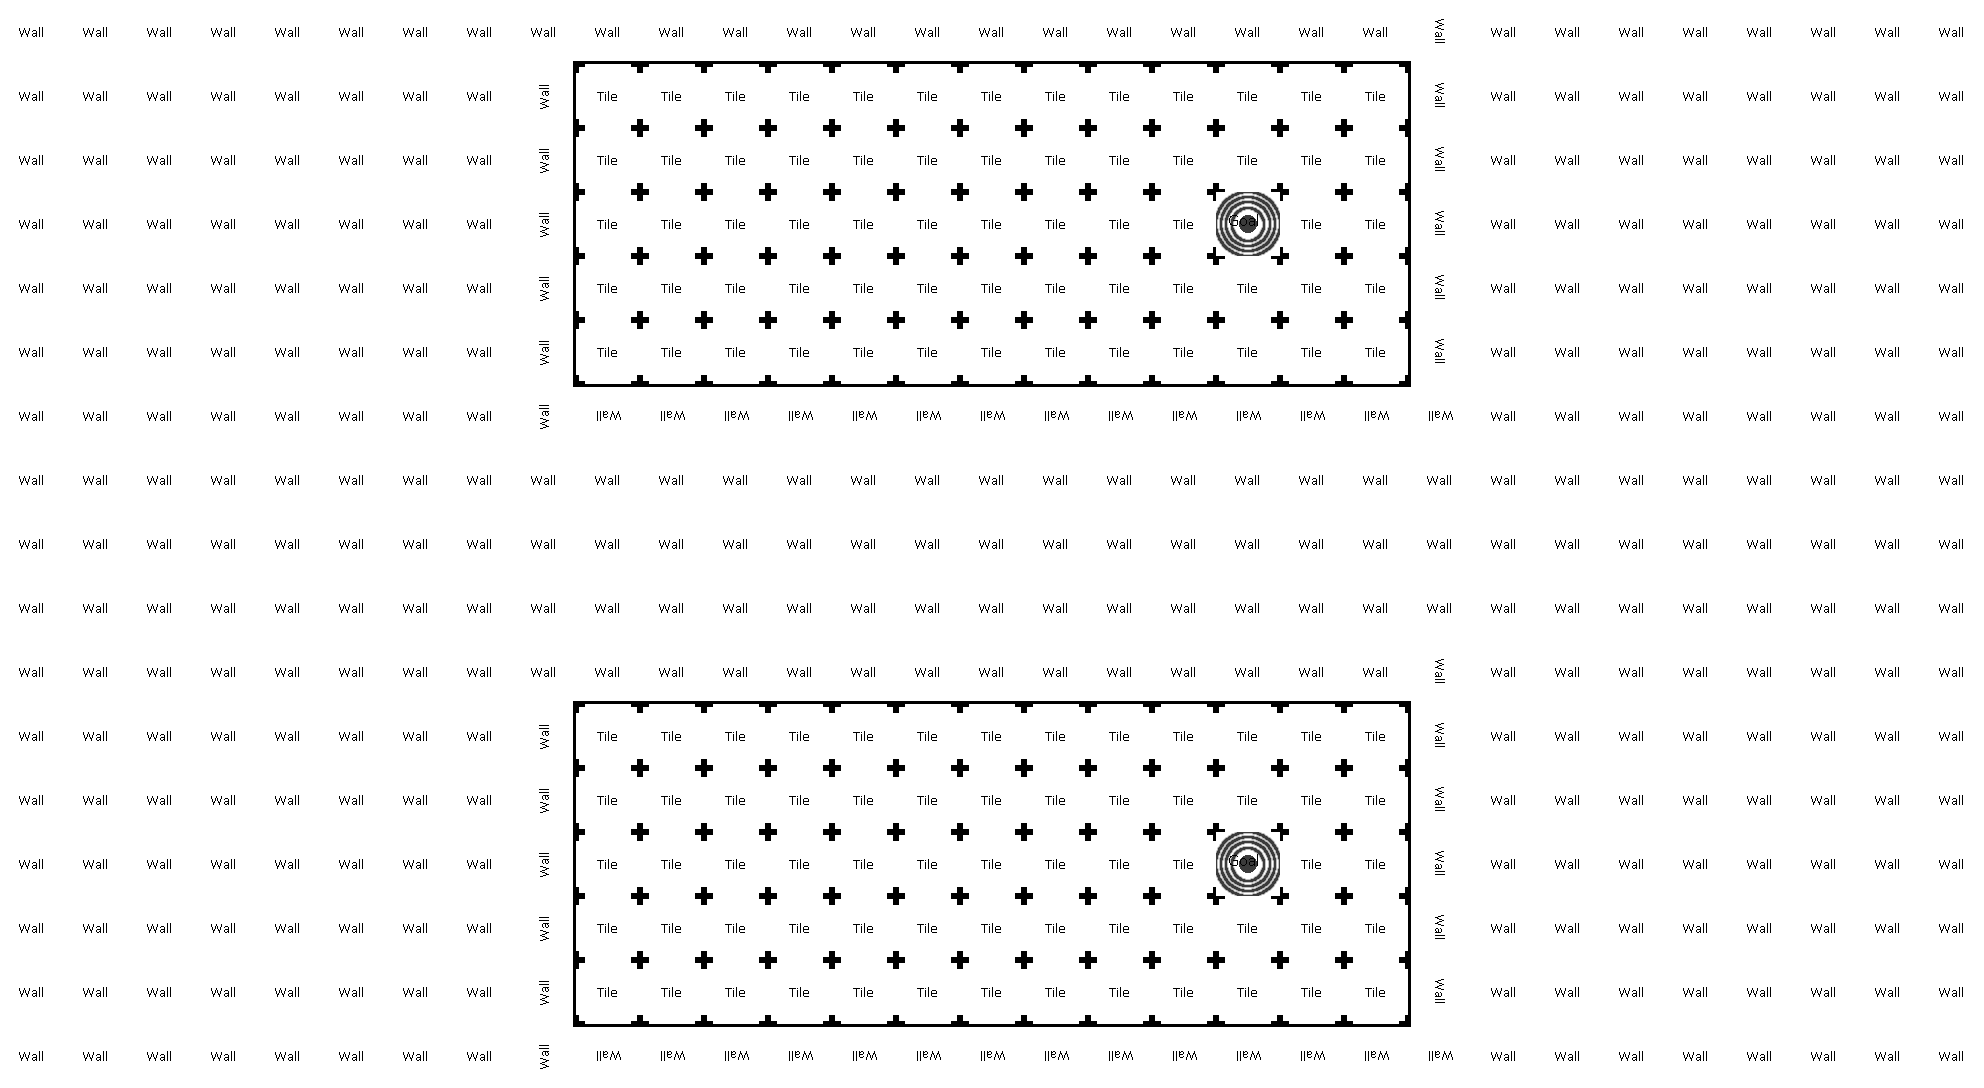

Below is a game level as drawn by its tile map, then a one-line description and the .tmx file that defines it, in full:
An orthogonal 31x17 tile map with 64x64 px tiles, 4 tile layers (floor, walls, goals, sources) and 5 objects.

<map version="1.4" tiledversion="1.4.3" orientation="orthogonal" renderorder="right-down" width="31" height="17" tilewidth="64" tileheight="64" infinite="0" nextlayerid="25" nextobjectid="22">
 <tileset firstgid="1" source="tileset.tsx" />
 <layer id="1" name="floor" width="31" height="17">
  <data encoding="csv">
12,12,12,12,12,12,12,12,12,12,12,12,12,12,12,12,12,12,12,12,12,12,12,12,12,12,12,12,12,12,12,
12,12,12,12,12,12,12,12,12,12,12,12,12,12,12,12,12,12,12,12,12,12,12,12,12,12,12,12,12,12,12,
12,12,12,12,12,12,12,12,12,12,12,12,12,12,12,12,12,12,12,12,12,12,12,12,12,12,12,12,12,12,12,
12,12,12,12,12,12,12,12,12,12,12,12,12,12,12,12,12,12,12,12,12,12,12,12,12,12,12,12,12,12,12,
12,12,12,12,12,12,12,12,12,12,12,12,12,12,12,12,12,12,12,12,12,12,12,12,12,12,12,12,12,12,12,
12,12,12,12,12,12,12,12,12,12,12,12,12,12,12,12,12,12,12,12,12,12,12,12,12,12,12,12,12,12,12,
12,12,12,12,12,12,12,12,12,12,12,12,12,12,12,12,12,12,12,12,12,12,12,12,12,12,12,12,12,12,12,
12,12,12,12,12,12,12,12,12,12,12,12,12,12,12,12,12,12,12,12,12,12,12,12,12,12,12,12,12,12,12,
12,12,12,12,12,12,12,12,12,12,12,12,12,12,12,12,12,12,12,12,12,12,12,12,12,12,12,12,12,12,12,
12,12,12,12,12,12,12,12,12,12,12,12,12,12,12,12,12,12,12,12,12,12,12,12,12,12,12,12,12,12,12,
12,12,12,12,12,12,12,12,12,12,12,12,12,12,12,12,12,12,12,12,12,12,12,12,12,12,12,12,12,12,12,
12,12,12,12,12,12,12,12,12,12,12,12,12,12,12,12,12,12,12,12,12,12,12,12,12,12,12,12,12,12,12,
12,12,12,12,12,12,12,12,12,12,12,12,12,12,12,12,12,12,12,12,12,12,12,12,12,12,12,12,12,12,12,
12,12,12,12,12,12,12,12,12,12,12,12,12,12,12,12,12,12,12,12,12,12,12,12,12,12,12,12,12,12,12,
12,12,12,12,12,12,12,12,12,12,12,12,12,12,12,12,12,12,12,12,12,12,12,12,12,12,12,12,12,12,12,
12,12,12,12,12,12,12,12,12,12,12,12,12,12,12,12,12,12,12,12,12,12,12,12,12,12,12,12,12,12,12,
12,12,12,12,12,12,12,12,12,12,12,12,12,12,12,12,12,12,12,12,12,12,12,12,12,12,12,12,12,12,12
</data>
 </layer>
 <layer id="2" name="walls" width="31" height="17">
  <data encoding="csv">
11,11,11,11,11,11,11,11,21,8,8,8,8,8,8,8,8,8,8,8,8,8,2684354581,11,11,11,11,11,11,11,11,
11,11,11,11,11,11,11,11,1610612744,0,0,0,0,0,0,0,0,0,0,0,0,0,2684354568,11,11,11,11,11,11,11,11,
11,11,11,11,11,11,11,11,1610612744,0,0,0,0,0,0,0,0,0,0,0,0,0,2684354568,11,11,11,11,11,11,11,11,
11,11,11,11,11,11,11,11,1610612744,0,0,0,0,0,0,0,0,0,0,0,0,0,2684354568,11,11,11,11,11,11,11,11,
11,11,11,11,11,11,11,11,1610612744,0,0,0,0,0,0,0,0,0,0,0,0,0,2684354568,11,11,11,11,11,11,11,11,
11,11,11,11,11,11,11,11,1610612744,0,0,0,0,0,0,0,0,0,0,0,0,0,2684354568,11,11,11,11,11,11,11,11,
11,11,11,11,11,11,11,11,1610612757,3221225480,3221225480,3221225480,3221225480,3221225480,3221225480,3221225480,3221225480,3221225480,3221225480,3221225480,3221225480,3221225480,3221225493,11,11,11,11,11,11,11,11,
11,11,11,11,11,11,11,11,11,11,11,11,11,11,11,11,11,11,11,11,11,11,11,11,11,11,11,11,11,11,11,
11,11,11,11,11,11,11,11,11,11,11,11,11,11,11,11,11,11,11,11,11,11,11,11,11,11,11,11,11,11,11,
11,11,11,11,11,11,11,11,11,11,11,11,11,11,11,11,11,11,11,11,11,11,11,11,11,11,11,11,11,11,11,
11,11,11,11,11,11,11,11,21,8,8,8,8,8,8,8,8,8,8,8,8,8,2684354581,11,11,11,11,11,11,11,11,
11,11,11,11,11,11,11,11,1610612744,0,0,0,0,0,0,0,0,0,0,0,0,0,2684354568,11,11,11,11,11,11,11,11,
11,11,11,11,11,11,11,11,1610612744,0,0,0,0,0,0,0,0,0,0,0,0,0,2684354568,11,11,11,11,11,11,11,11,
11,11,11,11,11,11,11,11,1610612744,0,0,0,0,0,0,0,0,0,0,0,0,0,2684354568,11,11,11,11,11,11,11,11,
11,11,11,11,11,11,11,11,1610612744,0,0,0,0,0,0,0,0,0,0,0,0,0,2684354568,11,11,11,11,11,11,11,11,
11,11,11,11,11,11,11,11,1610612744,0,0,0,0,0,0,0,0,0,0,0,0,0,2684354568,11,11,11,11,11,11,11,11,
11,11,11,11,11,11,11,11,1610612757,3221225480,3221225480,3221225480,3221225480,3221225480,3221225480,3221225480,3221225480,3221225480,3221225480,3221225480,3221225480,3221225480,3221225493,11,11,11,11,11,11,11,11
</data>
 </layer>
 <layer id="19" name="goals" width="31" height="17">
  <data encoding="csv">
0,0,0,0,0,0,0,0,0,0,0,0,0,0,0,0,0,0,0,0,0,0,0,0,0,0,0,0,0,0,0,
0,0,0,0,0,0,0,0,0,0,0,0,0,0,0,0,0,0,0,0,0,0,0,0,0,0,0,0,0,0,0,
0,0,0,0,0,0,0,0,0,0,0,0,0,0,0,0,0,0,0,0,0,0,0,0,0,0,0,0,0,0,0,
0,0,0,0,0,0,0,0,0,0,0,0,0,0,0,0,0,0,0,2,0,0,0,0,0,0,0,0,0,0,0,
0,0,0,0,0,0,0,0,0,0,0,0,0,0,0,0,0,0,0,0,0,0,0,0,0,0,0,0,0,0,0,
0,0,0,0,0,0,0,0,0,0,0,0,0,0,0,0,0,0,0,0,0,0,0,0,0,0,0,0,0,0,0,
0,0,0,0,0,0,0,0,0,0,0,0,0,0,0,0,0,0,0,0,0,0,0,0,0,0,0,0,0,0,0,
0,0,0,0,0,0,0,0,0,0,0,0,0,0,0,0,0,0,0,0,0,0,0,0,0,0,0,0,0,0,0,
0,0,0,0,0,0,0,0,0,0,0,0,0,0,0,0,0,0,0,0,0,0,0,0,0,0,0,0,0,0,0,
0,0,0,0,0,0,0,0,0,0,0,0,0,0,0,0,0,0,0,0,0,0,0,0,0,0,0,0,0,0,0,
0,0,0,0,0,0,0,0,0,0,0,0,0,0,0,0,0,0,0,0,0,0,0,0,0,0,0,0,0,0,0,
0,0,0,0,0,0,0,0,0,0,0,0,0,0,0,0,0,0,0,0,0,0,0,0,0,0,0,0,0,0,0,
0,0,0,0,0,0,0,0,0,0,0,0,0,0,0,0,0,0,0,0,0,0,0,0,0,0,0,0,0,0,0,
0,0,0,0,0,0,0,0,0,0,0,0,0,0,0,0,0,0,0,2,0,0,0,0,0,0,0,0,0,0,0,
0,0,0,0,0,0,0,0,0,0,0,0,0,0,0,0,0,0,0,0,0,0,0,0,0,0,0,0,0,0,0,
0,0,0,0,0,0,0,0,0,0,0,0,0,0,0,0,0,0,0,0,0,0,0,0,0,0,0,0,0,0,0,
0,0,0,0,0,0,0,0,0,0,0,0,0,0,0,0,0,0,0,0,0,0,0,0,0,0,0,0,0,0,0
</data>
 </layer>
 <layer id="23" name="sources" width="31" height="17">
  <data encoding="csv">
0,0,0,0,0,0,0,0,0,0,0,0,0,0,0,0,0,0,0,0,0,0,0,0,0,0,0,0,0,0,0,
0,0,0,0,0,0,0,0,0,0,0,0,0,0,0,0,0,0,0,0,0,0,0,0,0,0,0,0,0,0,0,
0,0,0,0,0,0,0,0,0,0,0,0,0,0,0,0,0,0,0,0,0,0,0,0,0,0,0,0,0,0,0,
0,0,0,0,0,0,0,0,0,0,0,0,0,0,0,0,0,0,0,0,0,0,0,0,0,0,0,0,0,0,0,
0,0,0,0,0,0,0,0,0,0,0,0,0,0,0,0,0,0,0,0,0,0,0,0,0,0,0,0,0,0,0,
0,0,0,0,0,0,0,0,0,0,0,0,0,0,0,0,0,0,0,0,0,0,0,0,0,0,0,0,0,0,0,
0,0,0,0,0,0,0,0,0,0,0,0,0,0,0,0,0,0,0,0,0,0,0,0,0,0,0,0,0,0,0,
0,0,0,0,0,0,0,0,0,0,0,0,0,0,0,0,0,0,0,0,0,0,0,0,0,0,0,0,0,0,0,
0,0,0,0,0,0,0,0,0,0,0,0,0,0,0,0,0,0,0,0,0,0,0,0,0,0,0,0,0,0,0,
0,0,0,0,0,0,0,0,0,0,0,0,0,0,0,0,0,0,0,0,0,0,0,0,0,0,0,0,0,0,0,
0,0,0,0,0,0,0,0,0,0,0,0,0,0,0,0,0,0,0,0,0,0,0,0,0,0,0,0,0,0,0,
0,0,0,0,0,0,0,0,0,0,0,0,0,0,0,0,0,0,0,0,0,0,0,0,0,0,0,0,0,0,0,
0,0,0,0,0,0,0,0,0,0,0,0,0,0,0,0,0,0,0,0,0,0,0,0,0,0,0,0,0,0,0,
0,0,0,0,0,0,0,0,0,0,0,0,0,0,0,0,0,0,0,0,0,0,0,0,0,0,0,0,0,0,0,
0,0,0,0,0,0,0,0,0,0,0,0,0,0,0,0,0,0,0,0,0,0,0,0,0,0,0,0,0,0,0,
0,0,0,0,0,0,0,0,0,0,0,0,0,0,0,0,0,0,0,0,0,0,0,0,0,0,0,0,0,0,0,
0,0,0,0,0,0,0,0,0,0,0,0,0,0,0,0,0,0,0,0,0,0,0,0,0,0,0,0,0,0,0
</data>
 </layer>
 <objectgroup id="24" name="entity-data">
  <object id="15" x="220.904" y="457.662" width="1534.22" height="148.711">
   <properties>
    <property name="text" value="Reach the goal with each snake" />
   </properties>
   <text fontfamily="Sans Serif" pixelsize="94" wrap="1" halign="center" valign="center">Reach the goal with each snake</text>
  </object>
  <object id="18" x="1246.67" y="220">
   <properties>
    <property name="goalType" value="FIRST" />
   </properties>
   <point />
  </object>
  <object id="19" x="1250.67" y="861.333">
   <properties>
    <property name="goalType" value="SECOND" />
   </properties>
   <point />
  </object>
  <object id="20" x="925.333" y="214.667">
   <properties>
    <property name="snakeType" value="FIRST" />
   </properties>
   <polyline points="0,0 -62.6667,6.66667 -124,5.33333 -185.333,9.33333 -252,10.6667" />
  </object>
  <object id="21" x="940" y="860">
   <properties>
    <property name="snakeType" value="SECOND" />
   </properties>
   <polyline points="0,0 -74.6667,2.66667 -146.667,1.33333 -206.667,8 -265.333,4" />
  </object>
 </objectgroup>
</map>
